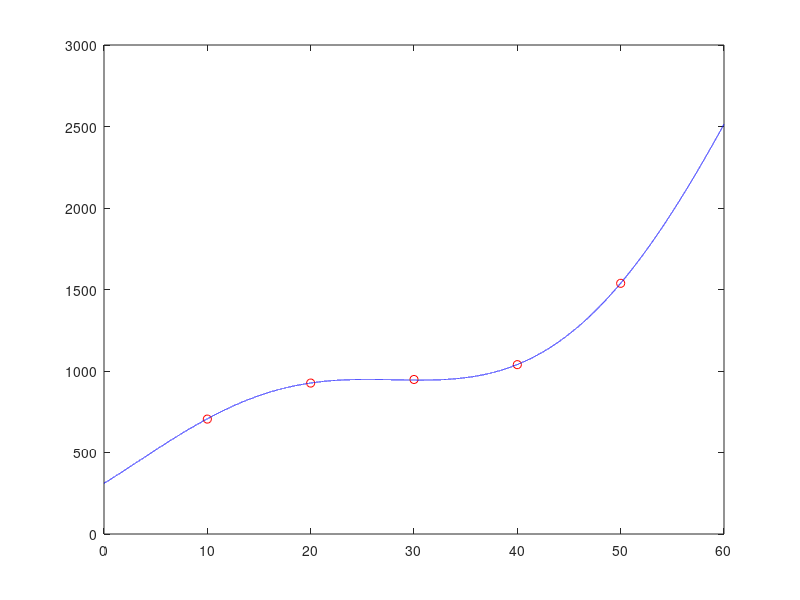

Source code (MATLAB):
clc;
clear all;
close all;

X = [10 20 30 40 50]';
Y = [705 926 948 1039 1538]';
C = [X.^0 X.^2 sin(0.1*X)];
u = (C'*C)\(C'*Y);
A = u(1);
B = u(2);
D = u(3);
xx = linspace(X(1)-10, X(end)+10, 60001);
yy = A + B*xx.^2+ D*sin(0.1*xx);
i = find(xx == 0);
fprintf('A = %.4f  B = %.4f  C = %.4f  y(8.0) = %.4f\n',A,B,D,yy(i));
plot(X,Y,'ro',xx,yy,'b-');